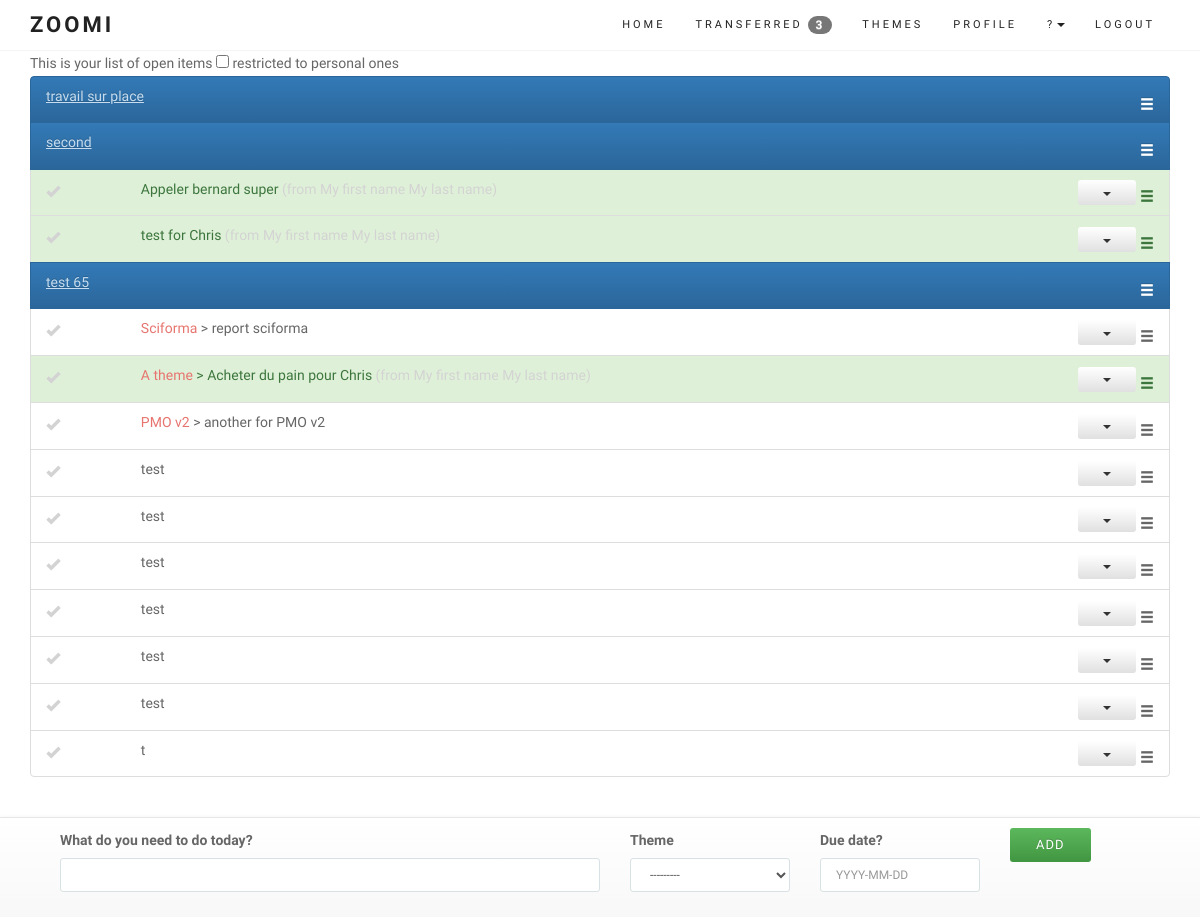
The app's page / (signed in) with its own data.
### core/models.py (models this page shows, shortened)
class UserProfile(models.Model):
	user = models.OneToOneField(User, on_delete=models.CASCADE)
	company = models.CharField(max_length=50)
	def get_entry_transfered(self):
		return self.user.entry_set.filter(transfered=True, done=False).count()

class Entry(models.Model):
	user = models.ForeignKey(User)
	name = models.CharField(max_length=100)
	data = models.CharField(max_length=200, blank=True)
	order = models.IntegerField(default=1000)
	duedate = models.DateField(null=True, blank=True)
	done = models.BooleanField(default=False) # 0 = to do / 1 = completed
	impediment = models.BooleanField(default=False) # 0 = No / 1 = Yes
	transfered = models.BooleanField(default=False) # 0 = No / 1 = Yes = no longer in your List
	personal = models.BooleanField(default=False) # 0 = No / 1 = Yes
	assignees = models.ManyToManyField(User, related_name='assignees',blank=True)
	section = models.BooleanField(default=False) # 0 = No / 1 = Yes
	created_at = models.DateTimeField(auto_now_add=True)
	completed_on = models.DateTimeField(null=True, blank=True)
	theme = models.ForeignKey(Theme, null=True, blank=True)
	class Meta:
		ordering = ['order']
		verbose_name_plural = "entries"
	def __str__(self):
		return str(self.name)
	def update_entry_url(self):
		return reverse (viewname="detail", args=[self.id])
	def update_modal_entry_url(self):
		return reverse (viewname="entrymodal", args=[self.id])
	def comment_entry_url(self):
		return reverse (viewname="commentlist", args=[self.id])
	def theme_entry_url(self):
		return reverse (viewname="themedetails", args=[self.theme.id])

class Theme(models.Model):
	user = models.ForeignKey(User)
	name = models.CharField(max_length=100, null=True, blank=True)
	created_at = models.DateTimeField(auto_now_add=True)
	def __str__(self):
		return str(self.name)

### core/views.py (the view, shortened to what this page needs)
# urls.py: url(r'^$', login_required(coreviews.EntryListAppendViewBS.as_view()), name='entrylistBS'), # Bootstrap test
class EntryListAppendViewBS(ListAppendView):
	model = coremodels.Entry
	template_name = 'entry/listBS.html'
	context_object_name = 'entry'
	hide_sortable = ""
	def get_queryset(self):
		return coremodels.Entry.objects.filter(Q(user=self.request.user, transfered=0) | Q(assignees=self.request.user), done=False).order_by('order')

### core/models.py
class EntryCreateForm(ModelForm):
	class Meta:
		model = Entry
		fields = ['name','theme','duedate'] # the form on the homepage
	def __init__(self, *args, **kwargs): # current_business, as parameter (cf Creeam)
		current_user = kwargs.pop('user')
		super(EntryCreateForm, self).__init__(*args, **kwargs)
		self.fields['name'].label = "What do you need to do today?"
		self.fields['theme'].label = "Theme"
		self.fields['duedate'].label = "Have a due date?"
		self.fields['duedate'].widget.attrs['placeholder'] = "YYYY-MM-DD"
		self.fields['name'].widget.attrs['autofocus'] = "on"
		self.fields['theme'].queryset = Theme.objects.filter(user=current_user)

### core/models.py (called while the page is built)
	def get_form_kwargs(self):
		kwargs = super(ListAppendView, self).get_form_kwargs()
		kwargs['user'] = self.request.user
		return kwargs

	def get(self, request, *args, **kwargs):
		self.object_list = self.get_queryset()
		allow_empty = self.get_allow_empty()
		if not allow_empty and len(self.object_list) == 0:
			raise Http404(_(u"Empty list and '%(class_name)s.allow_empty' is False.")
							% {'class_name': self.__class__.__name__})
		self.object = None
		form_class = self.get_form_class()
		form = self.get_form(form_class)
		context = self.get_context_data(object_list=self.object_list, form=form)
		return self.render_to_response(context)

### templates/entry/listBS.html (shortened to what this page needs)
{% extends "base/theme.html" %}
{% load sitegate %}
{% load staticfiles %}
{% block page_sub_title %}
<form>
This is your list of open items
<input type='checkbox' class='showpersonal' /> restricted to personal ones
</form>
{% endblock %}
{% block content %}
<link rel="stylesheet" href="{% static "css/zoomi.css" %}">
<section id="services">
	<div class="container">
		<div class="row ">
			<div class="col-lg-12 text-center">
						<ul id="todo_list_BS">
						   	{% for objects in object_list %}
{% block detail %}
									{% include 'entry/detailsBS.html' %}
{% endblock %}
							{% endfor %}
						</ul>
			</div>
		</div>
	</div>
</section>
{% endblock %}
{% block footer %}
	<footer class="navbar navbar-default navbar-fixed-bottom footerform">
		<div class="container">
			{% include 'entry/create.html' %}
		</div>
	</footer>
{% endblock %}

### templates/base/theme.html (shortened to what this page needs)
{% load staticfiles %}
{% load widget_tweaks %}
<!DOCTYPE html>
<html lang="en">
<head>
{% block css_js %}
		<link rel="stylesheet" href="https://maxcdn.bootstrapcdn.com/bootstrap/3.3.6/css/bootstrap.min.css">
		<link rel="stylesheet" href="https://maxcdn.bootstrapcdn.com/bootstrap/3.3.6/css/bootstrap-theme.min.css">
	<link href="{% static "css/font-awesome.min.css" %}" rel="stylesheet" media="screen">
	<link href="{% static "css/simple-line-icons.css" %}" rel="stylesheet" media="screen">
	<link href="{% static "css/animate.css" %}" rel="stylesheet">
	<link href="{% static "css/style.css" %}" rel="stylesheet" media="screen">
	<link rel="stylesheet" href="https://code.jquery.com/mobile/1.4.5/jquery.mobile-1.4.5.min.css" />
{% endblock %}
</head>
<body>
{% block navigation %}
	<header class="header">
		<nav class="navbar navbar-custom" role="navigation">
			<div class="container">
				<div class="navbar-header">
					<a class="navbar-brand" href="/">Zoomi</a>
				</div>
				<div class="collapse navbar-collapse" id="custom-collapse" data-role="navbar">
					<ul class="nav navbar-nav navbar-right">
						<li><a href="/">Home</a></li>
						{% if user.is_authenticated %}
						<li>
						    <a class="page-scroll" href="/transferred">Transferred <span class="badge">{{ user.userprofile.get_entry_transfered }}</span></a>
						</li>
						<li>
						    <a class="page-scroll" href="/themes">Themes</a>
						</li>
						<li>
						    <a class="page-scroll" href="/user/details">Profile</a>
						</li>
						<li class="dropdown">
					          <a href="#" class="dropdown-toggle" data-toggle="dropdown" role="button" aria-haspopup="true" aria-expanded="false">?<span class="caret"></span></a>
					    </li>
						<li>
						    <a class="page-scroll" href="/logout">Logout</a>
						</li>
						{% endif %}
 					</ul>
				</div>
			</div>
		</nav>
	</header>
{% endblock %}
<div class="container">
	<div class="row">
		<div class="col-sm-12">
{% block page_sub_title %}
{% endblock %}
		</div>
	</div>
</div>
{% block content %}{% endblock %}
{% block footer %}{% endblock %}
</body>
</html>

### templates/entry/detailsBS.html (shortened to what this page needs)
											<li id="entry_{{ objects.id }}" class="list-group-item
										{% if objects.section == 1 %}active personal{% endif %}
										{% if objects.personal == 1 %}personal{% endif %}
										{% if objects.transfered == 1 %}list-group-item-success{% endif %}
										">
								  	<div class="row">
										<div class="{% if objects.section == 1 %}hidden-xs hidden-sm hidden-md{% else %}hidden-xs col-sm-1 col-md-1{% endif %}">
								   			<span class="{% if objects.section == 0 %}glyphicon glyphicon-ok entrycheckmark{% endif %} {% if objects.done == 1 %}completed{% else %}todo{% endif %}" onclick="EntryComplete({{ objects.id }})"> </span>
								   		</div>
								   		<div class="col-xs-7 col-sm-6 col-md-6 col-lg-6 text-left">
								   			<p class="list-group-item-text">
								   				{% if objects.theme %}
								   					<a href="{{ objects.theme_entry_url }}">{{ objects.theme }}</a> >
								   				{% endif %}
								   				{% if objects.section == 1 %}
								   					<a href="{{ objects.update_entry_url }}" style="color:#C7DDEF;text-decoration: underline;">{{ objects|truncatewords:10 }}</a>
								   				{% else %}
									   				{{ objects|truncatewords:10 }}
									   				{% if objects.transfered == 1 %}<span class="sender">(from {{ objects.user.get_full_name }})</span>{% endif %}
								   				{% endif %}
									   		</p>
								   		</div>
								   		{% if objects.section == 1 %}
											<div class="col-xs-3 col-sm-1 col-md-1 col-lg-1"></div>
										{% endif %}
								   		<div class="hidden-xs col-sm-3 col-md-3 col-lg-3 text-right">
									    </div>
								   		<div class="hidden-xs col-sm-2 col-md-2 col-lg-2 text-right">
								   			{% if objects.section == 0 %}
												<div class="btn-group">
												  <button type="button" class="btn btn-xs btn-default dropdown-toggle" data-toggle="dropdown" aria-haspopup="true" aria-expanded="false">
												    <span class="caret"></span>
												  </button>
												</div>
											{% endif %}
								   				<span class="glyphicon glyphicon-menu-hamburger selector {{ view.hide_sortable }}">
									    </div>
									</div>
								</li>

### static/css/style.css (style rules this page uses)
body { font: 300 14px/1.8 'Raleway', sans-serif; color: #666; overflow-x: hidden; }
a { color: #E7746F; }
.navbar a, .form-control { -webkit-transition: all 0.4s ease-in-out 0s; -moz-transition: all 0.4s ease-in-out 0s; -ms-transition: all 0.4s ease-in-out 0s; -o-transition: all 0.4s ease-in-out 0s; transition: all 0.4s ease-in-out 0s; }
a, .btn { -webkit-transition: all 0.125s ease-in-out 0s; -moz-transition: all 0.125s ease-in-out 0s; -ms-transition: all 0.125s ease-in-out 0s; -o-transition: all 0.125s ease-in-out 0s; transition: all 0.125s ease-in-out 0s; }
.btn, .form-control, .form-control:hover, .form-control:focus, .navbar-custom .dropdown-menu { -webkit-box-shadow: none; box-shadow: none; }
.btn, .iconbox, .progress, #filter li, .scroll-up a, .form-control, .input-group-addon { -webkit-border-radius: 3px; -moz-border-radius: 3px; -o-border-radius: 3px; border-radius: 3px; }
.form-control { background: #FFF; border: 1px solid #D8E1E4; font-size: 12px; padding: 0 15px; }
.btn { font-family: Raleway, sans-serif; text-transform: uppercase; letter-spacing: 1px; font-size: 13px; padding: 8px 26px; border: 0; }
.btn-xs, .btn-group-xs > .btn { padding: 5px 25px; font-size: 10px; }
.header { border-bottom: 1px solid #f5f5f5; position: relative; width: 100%; z-index: 998; }
.navbar-custom { border: 0; border-radius: 0; margin: 0; text-transform: uppercase; font-family: Raleway, sans-serif; }
.navbar-custom, .navbar-custom .dropdown-menu { background: #fff; padding: 0; }
.navbar-custom .navbar-brand, .navbar-custom .navbar-nav > li > a, .navbar-custom .navbar-nav .dropdown-menu > li > a { font-size: 11px; letter-spacing: 3px; color: #222; }
.navbar-custom .navbar-brand { font-weight: 700; font-size: 22px; font-family: Lobster, cursive; }

### static/css/zoomi.css (style rules this page uses)
html { position: relative; min-height: 100%; }
body { margin-bottom: 130px; }
.selector { cursor: move; vertical-align: middle; margin-top: 5px; }
ul { padding: 0; text-align: left; list-style: none; }
.sender { color:lightgrey; }
.todo { color:lightgrey; cursor: pointer; }

### records on screen
Entry: name "travail sur place"
Entry: name "second"
Entry: section False (drawn), name "Appeler bernard super", user.get_full_name "My first name My last name"
Entry: section False (drawn), name "test for Chris", user.get_full_name "My first name My last name"
Entry: name "test 65"
Entry: section False (drawn), theme "Sciforma", name "report sciforma"
Entry: section False (drawn), theme "A theme", name "Acheter du pain pour Chris", user.get_full_name "My first name My last name"
Entry: section False (drawn), theme "PMO v2", name "another for PMO v2"
Entry: section False (drawn), name "test"
Entry: section False (drawn), name "test"
Entry: section False (drawn), name "test"
Entry: section False (drawn), name "test"
Entry: section False (drawn), name "test"
Entry: section False (drawn), name "test"
Entry: section False (drawn), name "t"

### other values on screen
{{ user.userprofile.get_entry_transfered }} "3"
